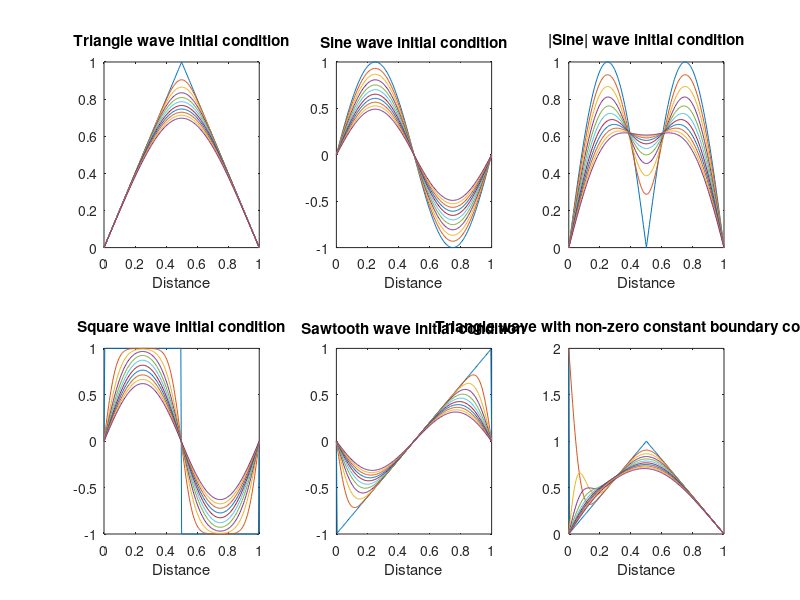
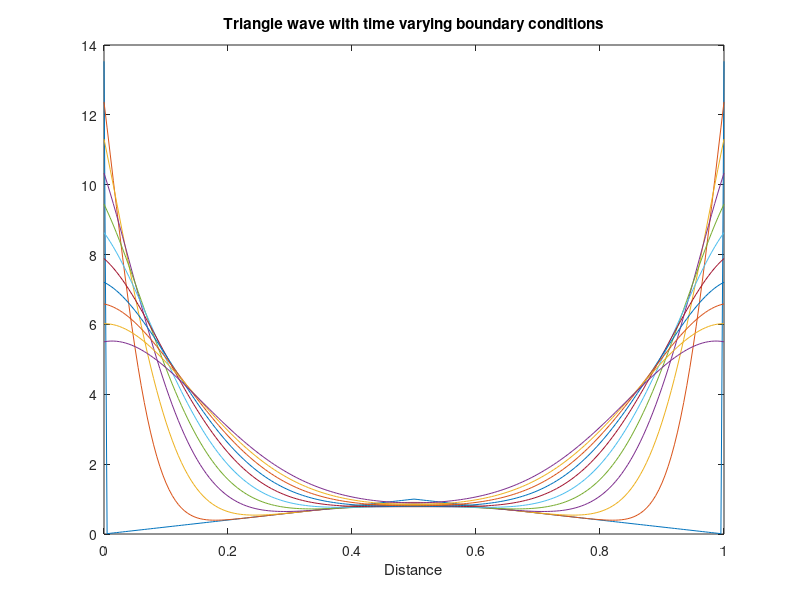

Here is the MATLAB script that generated these plots, in order:
h = 0.005;
k = 0.000012;
N = round(1/h);

% Assigning h to split spatial domain into 200 segments
% Assigning k to split time domain into reasonable number of segments to observe the changes properly
% N= number of segments in the spatial axis

U1 = zeros(N+1); % Set up zero matrix for each function
U2 = zeros(N+1);
U3 = zeros(N+1);
U4 = zeros(N+1);
U5 = zeros(N+1);
U6 = zeros(N+1);
U7 = zeros(N+1);

divs = 0:h:1;  % To go from 0 to 1 in steps of h i.e to set up discrete points

y0 = (sawtooth(2*pi*divs,0.5)+1)/2; % Tent function
y1 = sin(2*pi*divs);                % Sinusoidal function   
y2 = abs(sin(2*pi*divs));           % Absolute sinusoidal function
y3 = square(2*pi*divs);             % Square wave function  
y4 = sawtooth(2*pi*divs);           % Sawtooth wave function


U1(1,2:N) = y0(2:N);
U2(1,2:N) = y1(2:N);
U3(1,2:N) = y2(2:N);
U4(1,2:N) = y3(2:N);
U5(1,2:N) = y4(2:N);
U6(1,2:N) = y0(2:N);
U7(1,2:N) = y0(2:N);

%At x=0 and x=N (i.e. the start and end of the rod) the value is 0 for all
%m.  This corresponds to the first and last column of the matrix being 0.

v = k/h^2;
b = 1-2*v;

% Set non-zero constant boundary conditions here
low_bound = 2;
high_bound = 0;

U6(1:N+1,1) = low_bound;
U6(1:N+1,N+1) = high_bound;

% Set time varying boundary conditions here
low_bound = @(time) 100*exp(-(2+50*time));
high_bound = @(time) 100*exp(-(2+50*time));

U7(1,1) = feval(low_bound, 0);
U7(1,N+1) = feval(high_bound, 0);



for m=2:1502    % Setting the time axis
    % Time varying boundary conditions set here also
    U7(m,1) = feval(low_bound, (m-1)*k);
    U7(m,N+1) = feval(high_bound, (m-1)*k);
    
    for j=2:N   % Setting the spatial axis
        U1(m,j) = v*U1(m-1,j-1) + b*U1(m-1,j) + v*U1(m-1, j+1);
        U2(m,j) = v*U2(m-1,j-1) + b*U2(m-1,j) + v*U2(m-1, j+1);
        U3(m,j) = v*U3(m-1,j-1) + b*U3(m-1,j) + v*U3(m-1, j+1);
        U4(m,j) = v*U4(m-1,j-1) + b*U4(m-1,j) + v*U4(m-1, j+1);
        U5(m,j) = v*U5(m-1,j-1) + b*U5(m-1,j) + v*U5(m-1, j+1);
        U6(m,j) = v*U6(m-1,j-1) + b*U6(m-1,j) + v*U6(m-1, j+1);
        U7(m,j) = v*U7(m-1,j-1) + b*U7(m-1,j) + v*U7(m-1, j+1);
    end
end
% Implementing eq (1) for each discrete point

step = 1:150:1501; % Reasonable value of time step chosen to observe the changes for each function
figure;

for i=step
    subplot(2,3,1);
    plot(divs,U1(i,1:N+1));
    title('Triangle wave initial condition');
    xlabel('Distance');
    hold on;
    subplot(2,3,2);
    plot(divs,U2(i,1:N+1));
    title('Sine wave initial condition');
    xlabel('Distance');
    hold on;
    subplot(2,3,3);
    plot(divs,U3(i,1:N+1));
    title('|Sine| wave initial condition');
    xlabel('Distance');
    hold on;
    subplot(2,3,4);
    plot(divs,U4(i,1:N+1));
    title('Square wave initial condition');
    xlabel('Distance');
    hold on;
    subplot(2,3,5);
    plot(divs,U5(i,1:N+1));
    title('Sawtooth wave initial condition');
    xlabel('Distance');
    hold on;
    subplot(2,3,6);
    plot(divs,U6(i,1:N+1));
    title('Triangle wave with non-zero constant boundary conditions');
    xlabel('Distance');
    hold on;
end
% To plot each function on a graph


% Plot the time varying boundary conditions on a seperate figure
figure;
for i=step
    plot(divs,U7(i,1:N+1));
    title('Triangle wave with time varying boundary conditions');
    xlabel('Distance');
    hold on;
end


